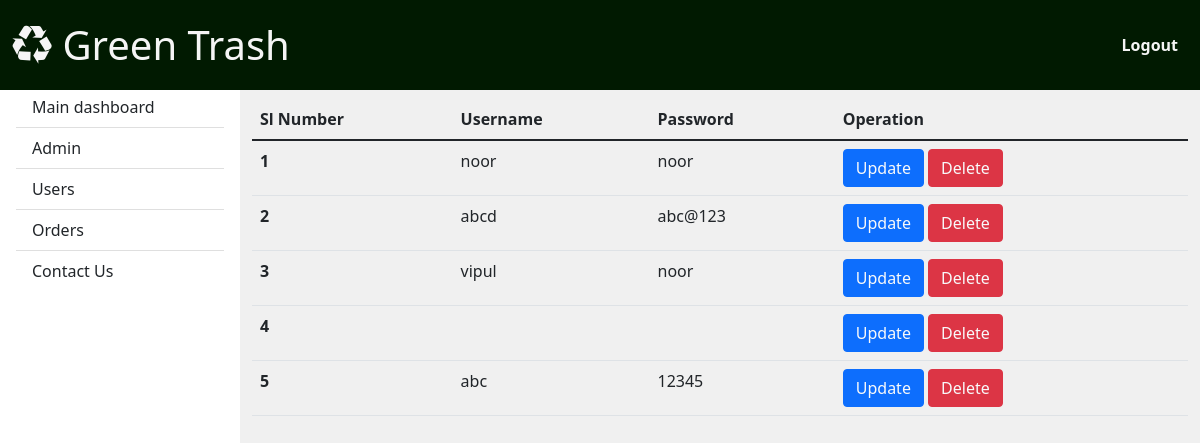
Page /Admin/user-table.php on the committed database.
### tables this page shows
CREATE TABLE `usertable` (
  `id` int(11) NOT NULL,
  `username` varchar(255) NOT NULL,
  `password` varchar(255) NOT NULL
);

### Admin/user-table.php (the view, shortened to what this page needs)
<?php
include('connection.php');
?>
<!DOCTYPE html>
<html lang="en">
<head>
    <link rel="stylesheet" href="https://cdnjs.cloudflare.com/ajax/libs/font-awesome/4.7.0/css/font-awesome.min.css">
    <link href="https://cdn.jsdelivr.net/npm/bootstrap@5.1.3/dist/css/bootstrap.min.css" rel="stylesheet">
</head>
<body>
  <header>
    <nav id="sidebarMenu" class="collapse d-lg-block sidebar collapse bg-white " >
      <div class="position-sticky">
        <div class="list-group list-group-flush mx-3 mt-4">
          <a href="dashboard.php" class="list-group-item list-group-item-action py-2 ripple" aria-current="true">
            <span>Main dashboard</span>
          </a>
          <a href="display.php" class="list-group-item list-group-item-action py-2 ripple">
            <span>Admin</span></a>
          <a href="user-table.php" class="list-group-item list-group-item-action py-2 ripple">
            <span>Users</span></a>
          <a href="orders.php" class="list-group-item list-group-item-action py-2 ripple">
            <span>Orders</span></a>
          <a href="contact.php" class="list-group-item list-group-item-action py-2 ripple">
            <span>Contact Us</span></a>
        </div>
      </div>
    </nav>
    <nav id="main-navbar" class="navbar navbar-expand-lg navbar-light  fixed-top" >
      <div class="container-fluid" style="background-color: rgb(1, 26, 1);">
        <a class="navbar-brand" href="#" >
          <div class="col-md-4 my-2 ">
            <h1 id="logo"style="color: whitesmoke;"><i class="fa fa-recycle" style="color: whitesmoke;"></i>  Green Trash </h1>
          </div>
        </a>
        <div class="col-md-4 my-2" >
          <ul id="menu" class="float-md-end">
            <li ><a href="logout.php"style="color: whitesmoke;"><b>Logout</b></a></li>
          </ul>
        </div>
    </nav>
  </header>
  <main style="margin-top: 60px;">
    <div class="container pt-4">
        <table class="table">
            <thead>
                <tr>
                    <th scope="col">Sl Number</th>
                    <th scope="col">Username</th>
                    <th scope="col">Password</th>
                    <th scope="col">Operation</th>
                </tr>
            </thead>
            <tbody>
                <?php
                $sql = "Select * from `usertable`";
                $result = mysqli_query($con,$sql);
                if($result){
                    while($row=mysqli_fetch_assoc($result)){
                        $id = $row['id'];
                        $username = $row['username'];
                        $password = $row['password'];
                        echo ' <tr>
                        <th scope="row">'.$id.'</th>
                        <td>'.$username.'</td>
                        <td>'.$password.'</td>
                        <td>
                        <button class="btn btn-primary"><a href="update.php?updateid='.$id.'" class="text-light"style="text-decoration:none">Update</a></button>
                        <button class="btn btn-danger"><a href="delete.php?deleteid='.$id.'" class="text-light"style="text-decoration:none">Delete</a></button>
                        </td>
                    </tr>';
                    }
                }
                ?>
            </tbody>
        </table>
    </div>
</main>
</body>
</html>

### Admin/user-table.php (style rules this page uses)
body { background-color: rgb(240,240,240); }
@media (min-width: 991.98px) { main { padding-left: 240px; padding-top:15px; } }
#main-navbar { background-color: rgb(1, 26, 1); }
.sidebar { position: fixed; top: 0; bottom: 0; left: 0; padding: 58px 0 0; width: 240px; z-index: 600; margin-top:5px; }
#menu { list-style: none; margin: 0; padding: 0; color:green; }
#menu li { display: inline-block; }
#menu li a { color: green; padding: 15px 10px; display: block; text-decoration: none; }

### rows in the picture
usertable: id "1", username "noor", password "noor"
usertable: id "2", username "abcd", password "abc@123"
usertable: id "3", username "vipul", password "noor"
usertable: id "4"
usertable: id "5", username "abc", password "12345"
